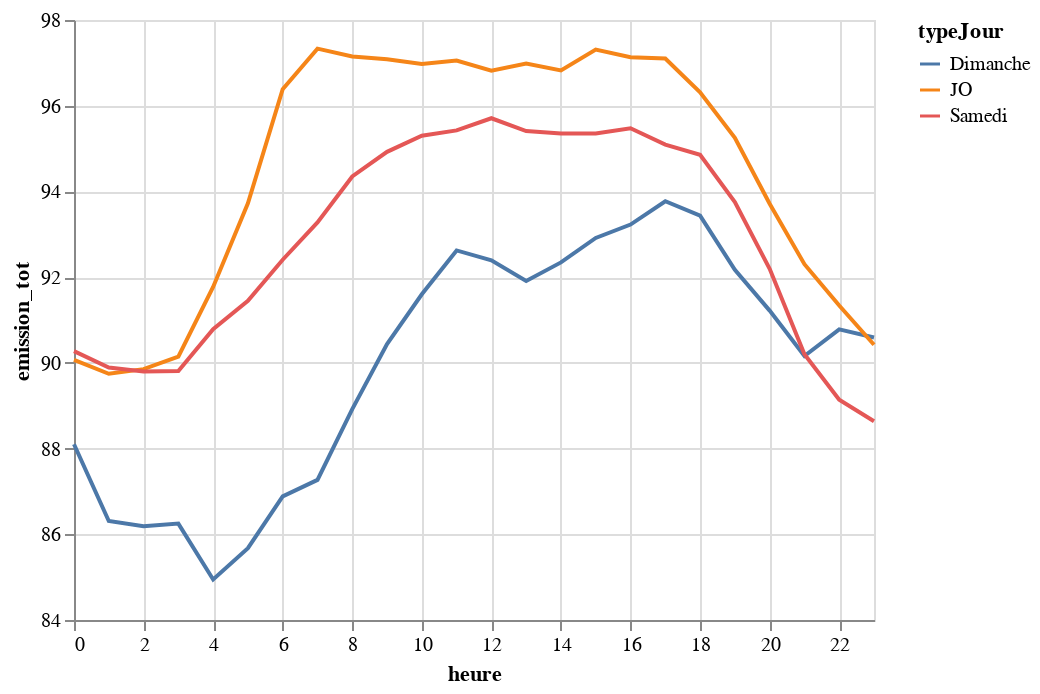

Here is the notebook cell this chart was saved with:
### Code cell
alt.Chart(dfEmissionSensHeureJour.assign(heure=dfEmissionSensHeureJour.heure.apply(lambda x : int(x.split('_')[0][1:])))).mark_line().encode(
    x=alt.X('heure', sort='ascending', scale=alt.Scale(domain=(0,23))),
    y=alt.Y('emission_tot:Q',scale=alt.Scale(zero=False)),
    color='typeJour')

### Figure 1 — Vega-Lite specification as saved in the notebook (floating-point values rounded to 4 significant figures)
{"config": {"view": {"continuousWidth": 400, "continuousHeight": 300}}, "data": {"name": "data-a8821bb0ff21055fab0cb6649c70a75d"}, "mark": "line", "encoding": {"color": {"type": "nominal", "field": "typeJour"}, "x": {"type": "quantitative", "field": "heure", "scale": {"domain": [0, 23]}, "sort": "ascending"}, "y": {"type": "quantitative", "field": "emission_tot", "scale": {"zero": false}}}, "$schema": "https://vega.github.io/schema/vega-lite/v4.8.1.json", "datasets": {"data-a8821bb0ff21055fab0cb6649c70a75d": [{"heure": 0, "typeJour": "Dimanche", "emissionExter": 84.79, "emissionInter": 85.37, "emission_tot": 88.1}, {"heure": 10, "typeJour": "Dimanche", "emissionExter": 88.32, "emissionInter": 88.85, "emission_tot": 91.6}, {"heure": 11, "typeJour": "Dimanche", "emissionExter": 89.52, "emissionInter": 89.71, "emission_tot": 92.62}, {"heure": 12, "typeJour": "Dimanche", "emissionExter": 89.62, "emissionInter": 89.12, "emission_tot": 92.39}, {"heure": 13, "typeJour": "Dimanche", "emissionExter": 89.03, "emissionInter": 88.76, "emission_tot": 91.91}, {"heure": 14, "typeJour": "Dimanche", "emissionExter": 89.55, "emissionInter": 89.1, "emission_tot": 92.34}, {"heure": 15, "typeJour": "Dimanche", "emissionExter": 90.13, "emissionInter": 89.67, "emission_tot": 92.91}, {"heure": 16, "typeJour": "Dimanche", "emissionExter": 90.23, "emissionInter": 90.21, "emission_tot": 93.23}, {"heure": 17, "typeJour": "Dimanche", "emissionExter": 90.73, "emissionInter": 90.79, "emission_tot": 93.77}, {"heure": 18, "typeJour": "Dimanche", "emissionExter": 90.28, "emissionInter": 90.57, "emission_tot": 93.44}, {"heure": 19, "typeJour": "Dimanche", "emissionExter": 89.1, "emissionInter": 89.23, "emission_tot": 92.17}, {"heure": 1, "typeJour": "Dimanche", "emissionExter": 83.0, "emissionInter": 83.58, "emission_tot": 86.31}, {"heure": 20, "typeJour": "Dimanche", "emissionExter": 87.84, "emissionInter": 88.55, "emission_tot": 91.22}, {"heure": 21, "typeJour": "Dimanche", "emissionExter": 87.35, "emissionInter": 86.94, "emission_tot": 90.16}, {"heure": 22, "typeJour": "Dimanche", "emissionExter": 88.25, "emissionInter": 87.23, "emission_tot": 90.78}, {"heure": 23, "typeJour": "Dimanche", "emissionExter": 88.41, "emissionInter": 86.55, "emission_tot": 90.59}, {"heure": 2, "typeJour": "Dimanche", "emissionExter": 82.63, "emissionInter": 83.66, "emission_tot": 86.19}, {"heure": 3, "typeJour": "Dimanche", "emissionExter": 82.86, "emissionInter": 83.58, "emission_tot": 86.25}, {"heure": 4, "typeJour": "Dimanche", "emissionExter": 81.16, "emissionInter": 82.59, "emission_tot": 84.94}, {"heure": 5, "typeJour": "Dimanche", "emissionExter": 82.85, "emissionInter": 82.48, "emission_tot": 85.68}, {"heure": 6, "typeJour": "Dimanche", "emissionExter": 83.73, "emissionInter": 84.01, "emission_tot": 86.88}, {"heure": 7, "typeJour": "Dimanche", "emissionExter": 84.03, "emissionInter": 84.48, "emission_tot": 87.27}, {"heure": 8, "typeJour": "Dimanche", "emissionExter": 86.24, "emissionInter": 85.55, "emission_tot": 88.92}, {"heure": 9, "typeJour": "Dimanche", "emissionExter": 87.48, "emissionInter": 87.37, "emission_tot": 90.44}, {"heure": 0, "typeJour": "JO", "emissionExter": 87.21, "emissionInter": 86.9, "emission_tot": 90.07}, {"heure": 10, "typeJour": "JO", "emissionExter": 93.84, "emissionInter": 94.08, "emission_tot": 96.97}, {"heure": 11, "typeJour": "JO", "emissionExter": 94.06, "emissionInter": 94.03, "emission_tot": 97.06}, {"heure": 12, "typeJour": "JO", "emissionExter": 94.07, "emissionInter": 93.52, "emission_tot": 96.82}, {"heure": 13, "typeJour": "JO", "emissionExter": 94.01, "emissionInter": 93.94, "emission_tot": 96.98}, {"heure": 14, "typeJour": "JO", "emissionExter": 93.55, "emissionInter": 94.06, "emission_tot": 96.82}, {"heure": 15, "typeJour": "JO", "emissionExter": 94.44, "emissionInter": 94.16, "emission_tot": 97.31}, {"heure": 16, "typeJour": "JO", "emissionExter": 93.98, "emissionInter": 94.25, "emission_tot": 97.13}, {"heure": 17, "typeJour": "JO", "emissionExter": 94.18, "emissionInter": 94.0, "emission_tot": 97.1}, {"heure": 18, "typeJour": "JO", "emissionExter": 93.3, "emissionInter": 93.3, "emission_tot": 96.31}, {"heure": 19, "typeJour": "JO", "emissionExter": 92.3, "emissionInter": 92.18, "emission_tot": 95.25}, {"heure": 1, "typeJour": "JO", "emissionExter": 86.58, "emissionInter": 86.88, "emission_tot": 89.74}, {"heure": 20, "typeJour": "JO", "emissionExter": 90.62, "emissionInter": 90.78, "emission_tot": 93.71}, {"heure": 21, "typeJour": "JO", "emissionExter": 89.52, "emissionInter": 89.05, "emission_tot": 92.3}, {"heure": 22, "typeJour": "JO", "emissionExter": 88.73, "emissionInter": 87.89, "emission_tot": 91.34}, {"heure": 23, "typeJour": "JO", "emissionExter": 87.54, "emissionInter": 87.28, "emission_tot": 90.42}, {"heure": 2, "typeJour": "JO", "emissionExter": 85.98, "emissionInter": 87.56, "emission_tot": 89.85}, {"heure": 3, "typeJour": "JO", "emissionExter": 86.02, "emissionInter": 88.02, "emission_tot": 90.14}, {"heure": 4, "typeJour": "JO", "emissionExter": 87.25, "emissionInter": 89.88, "emission_tot": 91.77}, {"heure": 5, "typeJour": "JO", "emissionExter": 89.43, "emissionInter": 91.71, "emission_tot": 93.73}, {"heure": 6, "typeJour": "JO", "emissionExter": 91.81, "emissionInter": 94.52, "emission_tot": 96.39}, {"heure": 7, "typeJour": "JO", "emissionExter": 93.85, "emissionInter": 94.75, "emission_tot": 97.33}, {"heure": 8, "typeJour": "JO", "emissionExter": 94.19, "emissionInter": 94.09, "emission_tot": 97.15}, {"heure": 9, "typeJour": "JO", "emissionExter": 93.95, "emissionInter": 94.19, "emission_tot": 97.09}, {"heure": 0, "typeJour": "Samedi", "emissionExter": 86.68, "emissionInter": 87.78, "emission_tot": 90.27}, {"heure": 10, "typeJour": "Samedi", "emissionExter": 91.67, "emissionInter": 92.84, "emission_tot": 95.3}, {"heure": 11, "typeJour": "Samedi", "emissionExter": 91.97, "emissionInter": 92.82, "emission_tot": 95.42}, {"heure": 12, "typeJour": "Samedi", "emissionExter": 91.98, "emissionInter": 93.31, "emission_tot": 95.71}, {"heure": 13, "typeJour": "Samedi", "emissionExter": 92.03, "emissionInter": 92.74, "emission_tot": 95.41}, {"heure": 14, "typeJour": "Samedi", "emissionExter": 92.03, "emissionInter": 92.63, "emission_tot": 95.35}, {"heure": 15, "typeJour": "Samedi", "emissionExter": 91.83, "emissionInter": 92.8, "emission_tot": 95.35}, {"heure": 16, "typeJour": "Samedi", "emissionExter": 92.07, "emissionInter": 92.83, "emission_tot": 95.47}, {"heure": 17, "typeJour": "Samedi", "emissionExter": 91.9, "emissionInter": 92.26, "emission_tot": 95.09}, {"heure": 18, "typeJour": "Samedi", "emissionExter": 91.75, "emissionInter": 91.94, "emission_tot": 94.86}, {"heure": 19, "typeJour": "Samedi", "emissionExter": 90.81, "emissionInter": 90.68, "emission_tot": 93.75}, {"heure": 1, "typeJour": "Samedi", "emissionExter": 85.83, "emissionInter": 87.73, "emission_tot": 89.89}, {"heure": 20, "typeJour": "Samedi", "emissionExter": 89.12, "emissionInter": 89.25, "emission_tot": 92.2}, {"heure": 21, "typeJour": "Samedi", "emissionExter": 87.12, "emissionInter": 87.26, "emission_tot": 90.2}, {"heure": 22, "typeJour": "Samedi", "emissionExter": 85.91, "emissionInter": 86.33, "emission_tot": 89.14}, {"heure": 23, "typeJour": "Samedi", "emissionExter": 85.5, "emissionInter": 85.75, "emission_tot": 88.64}, {"heure": 2, "typeJour": "Samedi", "emissionExter": 85.11, "emissionInter": 88.0, "emission_tot": 89.8}, {"heure": 3, "typeJour": "Samedi", "emissionExter": 85.85, "emissionInter": 87.58, "emission_tot": 89.81}, {"heure": 4, "typeJour": "Samedi", "emissionExter": 85.9, "emissionInter": 89.09, "emission_tot": 90.79}, {"heure": 5, "typeJour": "Samedi", "emissionExter": 87.11, "emissionInter": 89.45, "emission_tot": 91.45}, {"heure": 6, "typeJour": "Samedi", "emissionExter": 88.0, "emissionInter": 90.45, "emission_tot": 92.41}, {"heure": 7, "typeJour": "Samedi", "emissionExter": 89.16, "emissionInter": 91.15, "emission_tot": 93.28}, {"heure": 8, "typeJour": "Samedi", "emissionExter": 90.51, "emissionInter": 92.04, "emission_tot": 94.35}, {"heure": 9, "typeJour": "Samedi", "emissionExter": 91.36, "emissionInter": 92.41, "emission_tot": 94.92}]}}
